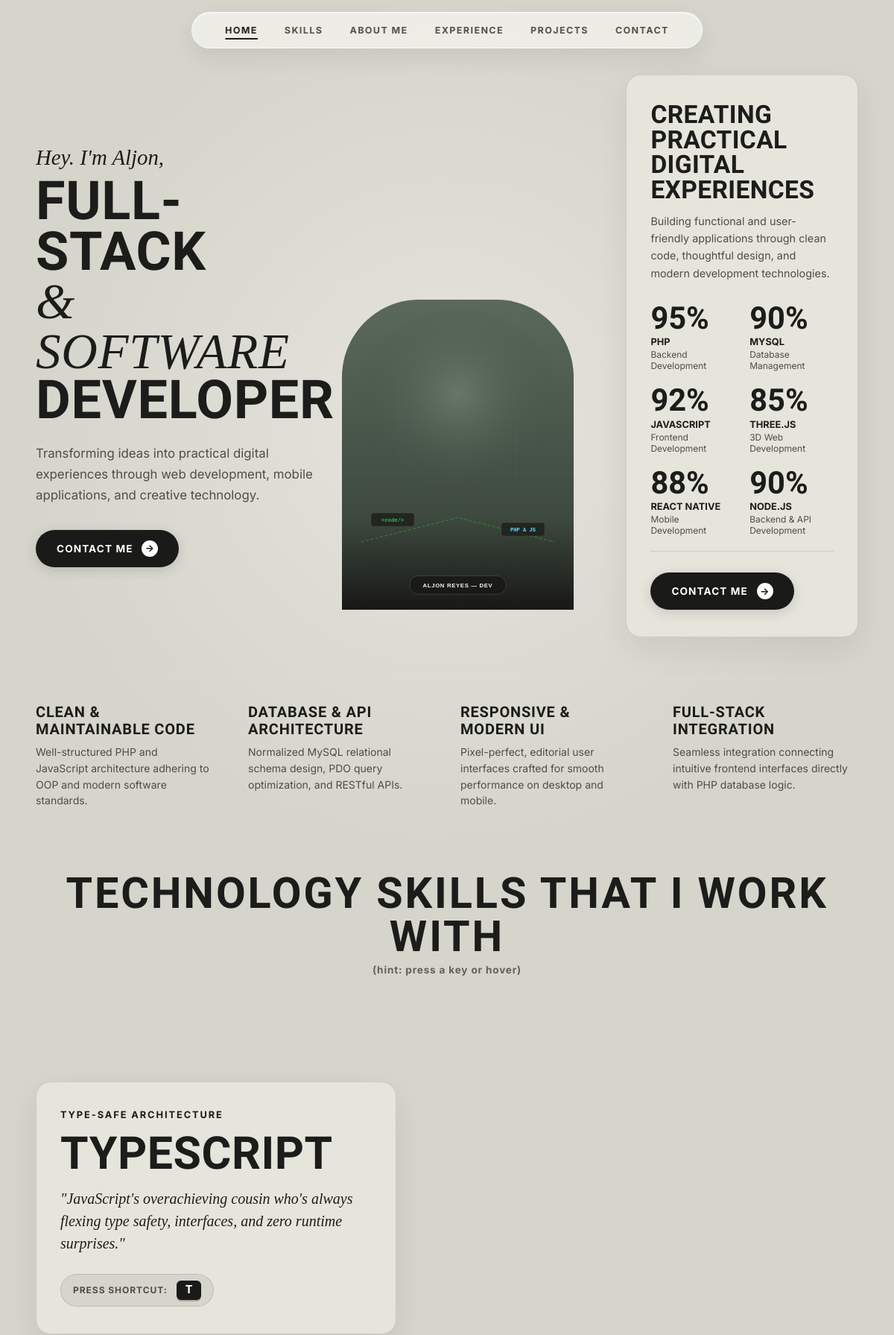
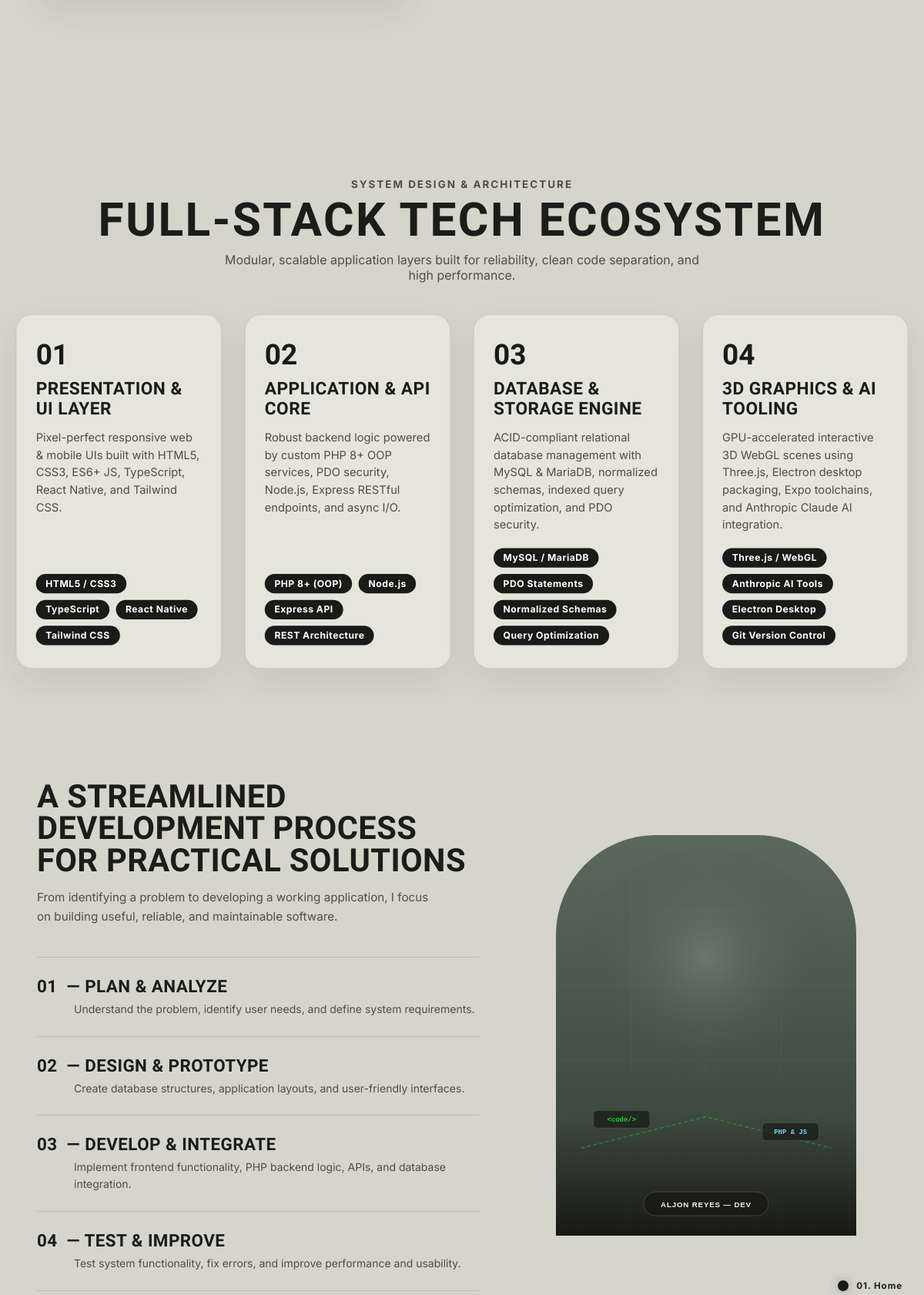
The page / (upper part) on the database its author committed (2 pictures, top to bottom).
### tables this page shows
CREATE TABLE IF NOT EXISTS `skills` (
    `id` INT AUTO_INCREMENT PRIMARY KEY,
    `name` VARCHAR(100) NOT NULL,
    `category` VARCHAR(100) NOT NULL,
    `proficiency_display` VARCHAR(20) DEFAULT '90%',
    `description` TEXT,
    `sort_order` INT DEFAULT 0
);

CREATE TABLE IF NOT EXISTS `process_steps` (
    `id` INT AUTO_INCREMENT PRIMARY KEY,
    `step_number` VARCHAR(10) NOT NULL,
    `title` VARCHAR(100) NOT NULL,
    `description` TEXT NOT NULL,
    `sort_order` INT DEFAULT 0
);

### index.php (the view, shortened to what this page needs)
<?php
$pdo = getDB();
$fallback_settings = [
    'hero_title_1' => 'FULL-STACK',
    'hero_title_accent' => '& SOFTWARE',
    'hero_title_2' => 'DEVELOPER',
    'hero_description' => 'Transforming ideas into practical digital experiences through web development, mobile applications, and creative technology.',
    'hero_portrait_img' => 'assets/images/aljon-face1.png',
    'about_heading' => 'BUILDING MEANINGFUL APPLICATIONS & DIGITAL EXPERIENCES',
    'about_p1' => 'Hey, I\'m Aljon, a Computer Science student specializing in Application Development at Western Mindanao State University (WMSU).',
    'about_p2' => 'Currently pursuing my degree at WMSU, I enjoy turning complex ideas into practical working systems, designing intuitive interfaces, and developing robust database-driven applications that solve real-world problems.',
    'about_p3' => 'My experience includes PHP 8+ and MySQL web architectures, REST APIs, cross-platform mobile development with React Native, 3D WebGL scenes, and software engineering principles.'
];
$site_settings = $fallback_settings;
$skills = [];
$process_steps = [];
if ($pdo) {
    try {
        $stmt = $pdo->query("SELECT setting_key, setting_value FROM site_settings");
        while ($row = $stmt->fetch()) {
            $site_settings[$row['setting_key']] = $row['setting_value'];
        }
        $stmt = $pdo->query("SELECT * FROM skills ORDER BY sort_order ASC, id ASC");
        $skills = $stmt->fetchAll();
        $stmt = $pdo->query("SELECT * FROM process_steps ORDER BY sort_order ASC, id ASC");
        $process_steps = $stmt->fetchAll();
    } catch (PDOException $e) {
    }
}
?>
<!DOCTYPE html>
<html lang="en">
<head>
  <link rel="stylesheet" href="assets/css/style.css">
</head>
<body>
  <header class="top-header">
    <nav class="pill-navbar">
      <a href="#home" class="nav-item active" data-target="home">HOME</a>
      <a href="#skills" class="nav-item" data-target="skills">SKILLS</a>
      <a href="#about" class="nav-item" data-target="about">ABOUT ME</a>
      <a href="#timeline" class="nav-item" data-target="timeline">EXPERIENCE</a>
      <a href="#projects" class="nav-item" data-target="projects">PROJECTS</a>
      <a href="#contact" class="nav-item trigger-contact" data-target="contact">CONTACT</a>
    </nav>
  </header>
  <nav class="one-page-dots-nav" aria-label="One Page Navigation">
    <ul>
      <li><a href="#home" class="dot-item active" data-target="home"><span class="dot-circle"></span><span class="dot-label">01. Home</span></a></li>
    </ul>
  </nav>
  <main class="container">
    <section class="hero-stage-container snap-section is-active" id="home">
      <div class="hero-stage">
        <div class="hero-intro">
          <p class="hero-subtitle">Hey. I'm Aljon,</p>
          <h1 class="hero-title">
            <?= htmlspecialchars($site_settings['hero_title_1'] ?? 'A FULL-STACK') ?>
            <span class="title-accent"><?= htmlspecialchars($site_settings['hero_title_accent'] ?? '& Software') ?></span>
            <?= htmlspecialchars($site_settings['hero_title_2'] ?? 'DEVELOPER') ?>
          </h1>
          <p class="hero-description">
            <?= htmlspecialchars($site_settings['hero_description']) ?>
          </p>
          <a href="#contact" class="btn-pill trigger-contact">
            CONTACT ME <span class="arrow">→</span>
          </a>
        </div>
        <div class="hero-portrait-arch-frame">
          <img src="<?= htmlspecialchars($site_settings['hero_portrait_img'] ?? 'assets/images/aljon-face1.png') ?>" alt="Aljon Reyes" class="hero-portrait-img" id="hero-portrait">
        </div>
        <div class="hero-overview-panel">
          <h2 class="panel-title">CREATING PRACTICAL DIGITAL EXPERIENCES</h2>
          <p class="panel-desc">
            Building functional and user-friendly applications through clean code, thoughtful design, and modern development technologies.
          </p>
          <div class="skills-metric-grid">
            <?php foreach ($skills as $skill): ?>
              <div class="skill-metric-item">
                <span class="metric-number"><?= htmlspecialchars($skill['proficiency_display']) ?></span>
                <span class="metric-label"><?= htmlspecialchars($skill['name']) ?></span>
                <span class="metric-sub"><?= htmlspecialchars($skill['category']) ?></span>
              </div>
            <?php endforeach; ?>
          </div>
          <a href="#contact" class="btn-pill trigger-contact">
            CONTACT ME <span class="arrow">→</span>
          </a>
        </div>
      </div>
      <div class="hero-principles-grid">
        <div class="principle-card">
          <h3 class="principle-title">CLEAN & MAINTAINABLE CODE</h3>
          <p class="principle-desc">Well-structured PHP and JavaScript architecture adhering to OOP and modern software standards.</p>
        </div>
        <div class="principle-card">
          <h3 class="principle-title">DATABASE & API ARCHITECTURE</h3>
          <p class="principle-desc">Normalized MySQL relational schema design, PDO query optimization, and RESTful APIs.</p>
        </div>
        <div class="principle-card">
          <h3 class="principle-title">RESPONSIVE & MODERN UI</h3>
          <p class="principle-desc">Pixel-perfect, editorial user interfaces crafted for smooth performance on desktop and mobile.</p>
        </div>
        <div class="principle-card">
          <h3 class="principle-title">FULL-STACK INTEGRATION</h3>
          <p class="principle-desc">Seamless integration connecting intuitive frontend interfaces directly with PHP database logic.</p>
        </div>
      </div>
    </section>
    <section class="tech-keyboard-section snap-section" id="skills">
      <div class="keyboard-section-header">
        <h2 class="keyboard-main-title">TECHNOLOGY SKILLS THAT I WORK WITH</h2>
        <span class="keyboard-hint-badge">(hint: press a key or hover)</span>
      </div>
      <div class="keyboard-workspace">
        <div class="keyboard-info-panel" id="keyboard-info-panel">
          <span class="keyboard-tech-cat" id="tech-cat">TYPE-SAFE ARCHITECTURE</span>
          <h3 class="keyboard-tech-title" id="tech-title">TypeScript</h3>
          <p class="keyboard-tech-desc" id="tech-desc">
            "JavaScript's overachieving cousin who's always flexing type safety, interfaces, and zero runtime surprises."
          </p>
          <div class="keyboard-key-badge">
            <span class="badge-lbl">PRESS SHORTCUT:</span>
            <kbd class="key-shortcut-box" id="tech-key-kbd">T</kbd>
          </div>
        </div>
        <div class="keyboard-3d-canvas-wrapper" id="keyboard-3d-container">
        </div>
      </div>
    </section>
    <section class="architecture-section snap-section" id="architecture">
      <div class="arch-section-header">
        <span class="arch-badge">SYSTEM DESIGN & ARCHITECTURE</span>
        <h2 class="arch-main-title">FULL-STACK TECH ECOSYSTEM</h2>
        <p class="arch-subtitle">Modular, scalable application layers built for reliability, clean code separation, and high performance.</p>
      </div>
      <div class="arch-layers-grid">
        <div class="arch-layer-card">
          <span class="layer-num">01</span>
          <h3 class="layer-title">PRESENTATION & UI LAYER</h3>
          <p class="layer-desc">Pixel-perfect responsive web & mobile UIs built with HTML5, CSS3, ES6+ JS, TypeScript, React Native, and Tailwind CSS.</p>
          <div class="layer-tech-tags">
            <span class="tech-tag">HTML5 / CSS3</span>
            <span class="tech-tag">TypeScript</span>
            <span class="tech-tag">React Native</span>
            <span class="tech-tag">Tailwind CSS</span>
          </div>
        </div>
        <div class="arch-layer-card">
          <span class="layer-num">02</span>
          <h3 class="layer-title">APPLICATION & API CORE</h3>
          <p class="layer-desc">Robust backend logic powered by custom PHP 8+ OOP services, PDO security, Node.js, Express RESTful endpoints, and async I/O.</p>
          <div class="layer-tech-tags">
            <span class="tech-tag">PHP 8+ (OOP)</span>
            <span class="tech-tag">Node.js</span>
            <span class="tech-tag">Express API</span>
            <span class="tech-tag">REST Architecture</span>
          </div>
        </div>
        <div class="arch-layer-card">
          <span class="layer-num">03</span>
          <h3 class="layer-title">DATABASE & STORAGE ENGINE</h3>
          <p class="layer-desc">ACID-compliant relational database management with MySQL & MariaDB, normalized schemas, indexed query optimization, and PDO security.</p>
          <div class="layer-tech-tags">
            <span class="tech-tag">MySQL / MariaDB</span>
            <span class="tech-tag">PDO Statements</span>
            <span class="tech-tag">Normalized Schemas</span>
            <span class="tech-tag">Query Optimization</span>
          </div>
        </div>
        <div class="arch-layer-card">
          <span class="layer-num">04</span>
          <h3 class="layer-title">3D GRAPHICS & AI TOOLING</h3>
          <p class="layer-desc">GPU-accelerated interactive 3D WebGL scenes using Three.js, Electron desktop packaging, Expo toolchains, and Anthropic Claude AI integration.</p>
          <div class="layer-tech-tags">
            <span class="tech-tag">Three.js / WebGL</span>
            <span class="tech-tag">Anthropic AI Tools</span>
            <span class="tech-tag">Electron Desktop</span>
            <span class="tech-tag">Git Version Control</span>
          </div>
        </div>
      </div>
    </section>
    <section class="process-section snap-section" id="process">
      <div class="process-left">
        <div class="process-header">
          <h2 class="process-title">
            A STREAMLINED<br>DEVELOPMENT PROCESS<br>FOR PRACTICAL SOLUTIONS
          </h2>
          <p class="process-desc">
            From identifying a problem to developing a working application, I focus on building useful, reliable, and maintainable software.
          </p>
        </div>
        <div class="process-steps-list">
          <?php foreach ($process_steps as $step): ?>
            <div class="process-step-item">
              <h3 class="process-step-head">
                <span class="step-num"><?= htmlspecialchars($step['step_number']) ?></span> — <?= htmlspecialchars($step['title']) ?>
              </h3>
              <p class="process-step-body">
                <?= htmlspecialchars($step['description']) ?>
              </p>
            </div>
          <?php endforeach; ?>
        </div>
      </div>
      <div class="process-arch-frame">
        <img src="<?= htmlspecialchars($site_settings['hero_portrait_img'] ?? 'assets/images/aljon-face1.png') ?>" alt="Aljon Reyes Process" class="process-portrait-img">
      </div>
    </section>
  </main>
</body>
</html>

### rows shown on the page
skills: proficiency_display "95%", name "PHP", category "Backend Development"
skills: proficiency_display "90%", name "MYSQL", category "Database Management"
skills: proficiency_display "92%", name "JAVASCRIPT", category "Frontend Development"
skills: proficiency_display "85%", name "THREE.JS", category "3D Web Development"
skills: proficiency_display "88%", name "REACT NATIVE", category "Mobile Development"
skills: proficiency_display "90%", name "NODE.JS", category "Backend & API Development"
process_steps: step_number "01", title "PLAN & ANALYZE", description "Understand the problem, identify user needs, and define system requirements."
process_steps: step_number "02", title "DESIGN & PROTOTYPE", description "Create database structures, application layouts, and user-friendly interfaces."
process_steps: step_number "03", title "DEVELOP & INTEGRATE", description "Implement frontend functionality, PHP backend logic, APIs, and database integration."
process_steps: step_number "04", title "TEST & IMPROVE", description "Test system functionality, fix errors, and improve performance and usability."

### other values the page prints
$site_settings['hero_title_1'] "FULL-STACK"
$site_settings['hero_title_accent'] "& SOFTWARE"
$site_settings['hero_title_2'] "DEVELOPER"
$site_settings['hero_description'] "Transforming ideas into practical digital experiences through web development, mobile applications, and creative technology."
